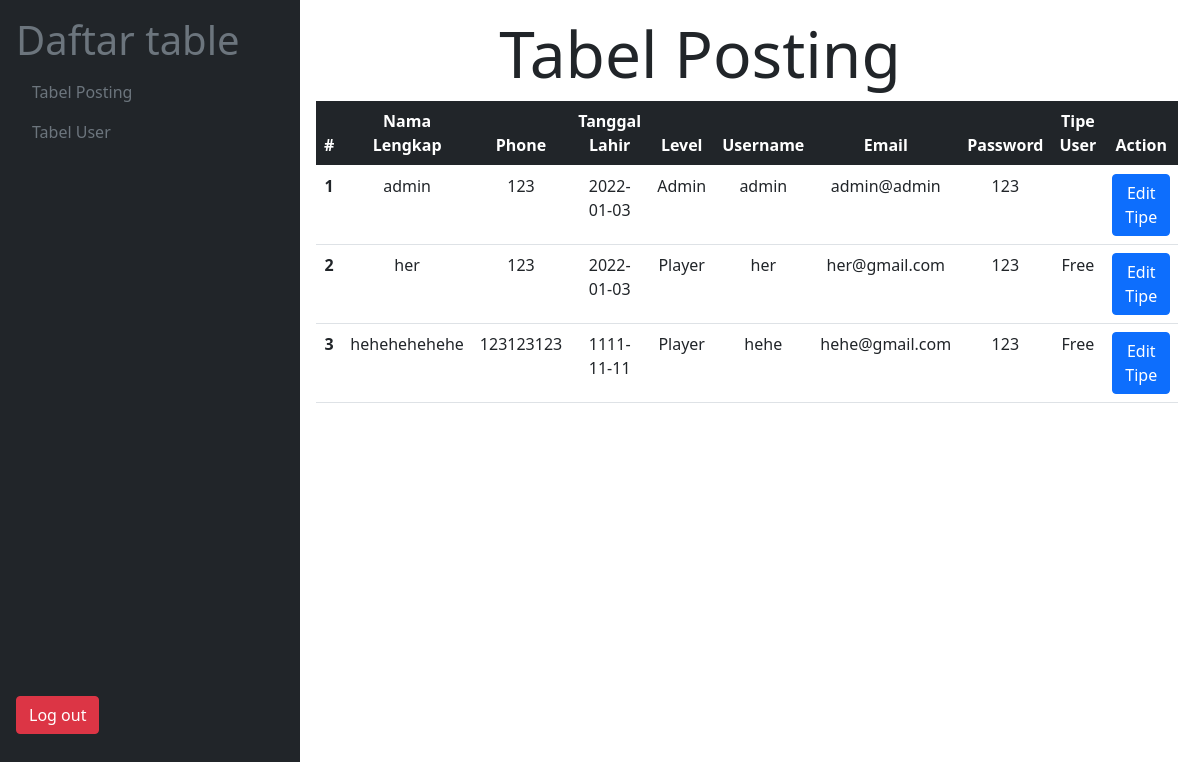
Screenshot of /admin/user.php with the database file from the repository.
### tables this page shows
CREATE TABLE `users` (
  `user_id` int(12) NOT NULL,
  `nama` varchar(255) DEFAULT NULL,
  `phone` int(15) DEFAULT NULL,
  `tanggal` date DEFAULT NULL,
  `level` int(5) DEFAULT NULL,
  `username` varchar(255) DEFAULT NULL,
  `email` varchar(255) DEFAULT NULL,
  `password` varchar(255) DEFAULT NULL,
  `tipe` varchar(255) DEFAULT NULL
);

### admin/user.php (the view, shortened to what this page needs)
<?php
include '../config.php';
$sql = "SELECT * FROM users";
$select = mysqli_query($conn,$sql);
$i = 1;
?>
<!doctype html>
	<html lang="en">
	<head>
		<link href="https://cdn.jsdelivr.net/npm/bootstrap@5.0.2/dist/css/bootstrap.min.css" rel="stylesheet">
	</head>
	<body>
		<div class="d-flex">
			<div class="col-md-3 p-3 bg-dark text-muted vh-100" >
				<div style="min-height: 85vh;">
					<h1 class="display-6">Daftar table</h1>
					<a href="home.php" class="nav-link text-muted">Tabel Posting</a>
					<a href="user.php" class="nav-link text-muted">Tabel User</a>
				</div>
				<a href="../logout.php" class="btn btn-danger">Log out</a>
			</div>
			<div class="col-md-8 p-3">
				<div class="text-center">
					<h1 class="display-3">Tabel Posting</h1>
					<table class="table">
						<thead class="table-dark">
							<tr>
								<th scope="col">#</th>
								<th scope="col">Nama Lengkap</th>
								<th scope="col">Phone</th>
								<th scope="col">Tanggal Lahir</th>
								<th scope="col">Level</th>
								<th scope="col">Username</th>
								<th scope="col">Email</th>
								<th scope="col">Password</th>
								<th scope="col">Tipe User</th>
								<th scope="col">Action</th>
							</tr>
						</thead>
						<tbody>
							<?php foreach ($select as $key): ?>
								<tr>
									<th scope="row"><?=$i++?></th>
									<td><?=$key['nama']?></td>
									<td><?=$key['phone']?></td>
									<td><?=$key['tanggal']?></td>
									<td>
										<?php if ($key['level'] == 2): ?>
											Admin
										<?php endif ?>
										<?php if ($key['level'] == 1): ?>
											Player
										<?php endif ?>
									</td>
									<td><?=$key['username']?></td>
									<td><?=$key['email']?></td>
									<td><?=$key['password']?></td>
									<td><?=$key['tipe']?></td>
									<td>
										<button type="button" class="btn btn-primary" data-bs-toggle="modal" data-bs-target="#staticBackdrop<?=$i?>">
											Edit Tipe
										</button>
									</td>
								</tr>
							<?php endforeach ?>
						</tbody>
					</table>
				</div>
			</div>
		</div>
</body>
</html>

### rows the page displays
users: nama "admin", phone "123", tanggal "2022-01-03", level "Admin", username "admin", email "admin@admin", password "123"
users: nama "her", phone "123", tanggal "2022-01-03", level "Player", username "her", email "her@gmail.com", password "123", tipe "Free"
users: nama "hehehehehehe", phone "123123123", tanggal "1111-11-11", level "Player", username "hehe", email "hehe@gmail.com", password "123", tipe "Free"
